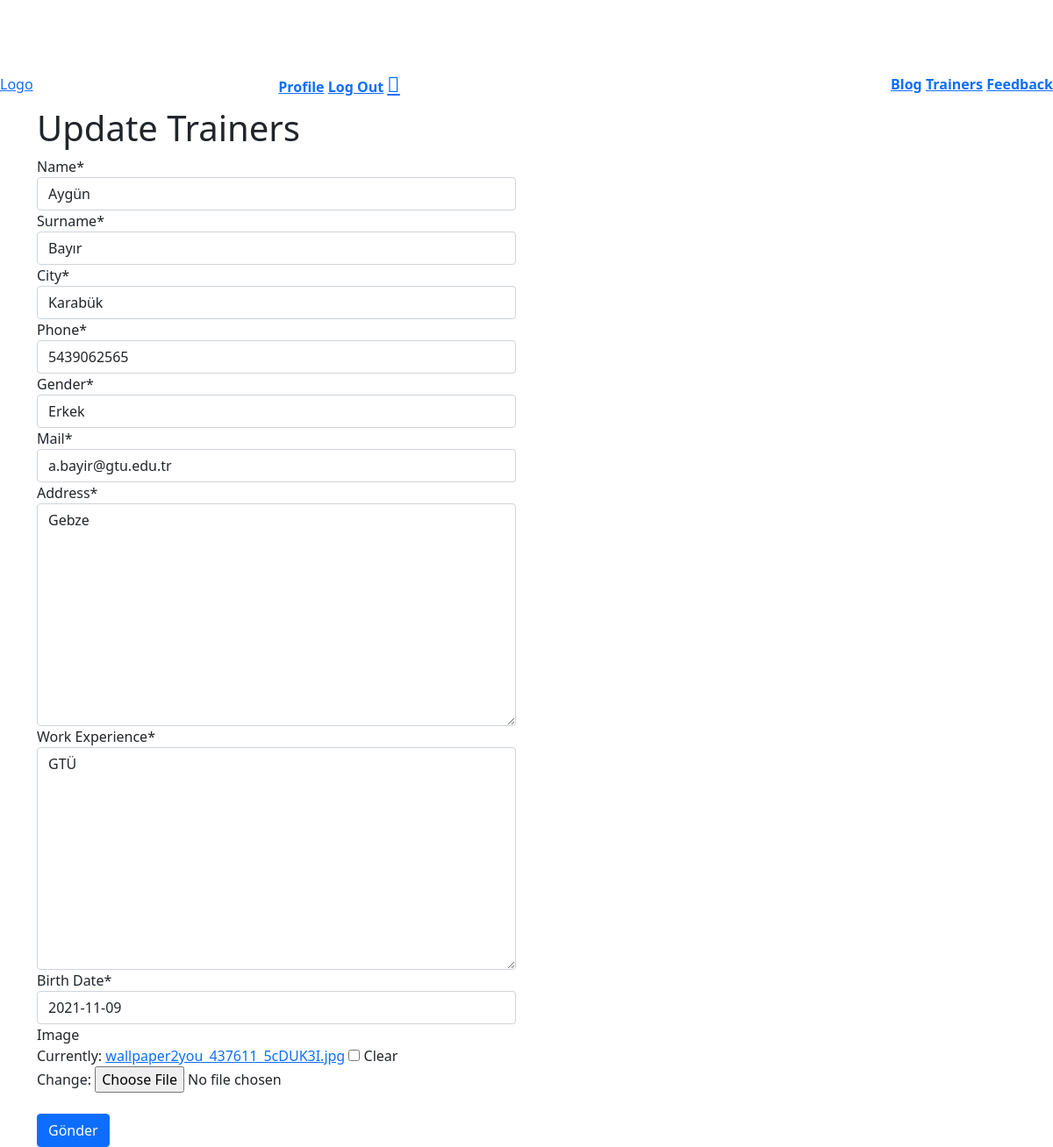
/trainer/2/update/ (signed in), run on the app's committed database.
### trainer/models.py (models this page shows, shortened)
class Trainer(models.Model):
    Name= models.CharField(max_length=120)
    Surname = models.CharField(max_length=120)
    City = models.CharField(max_length=120)
    Phone = models.CharField(max_length=10)
    Mail = models.EmailField(max_length=120)
    gender_dict = [
        (True, 'Erkek'),
        (False, 'Kadın')
    ]
    Gender = models.BooleanField(blank=False, null=False, choices=gender_dict)
    Address = models.TextField()
    Work_Experience = models.TextField()
    image = models.FileField(null=True,blank=True)
    Birth_Date = models.DateField()
    approval_dict = [
        (True, 'Onaylı'),
        (False, 'Onaylanmamış')
    ]
    is_approved = models.BooleanField(default=False, verbose_name = 'Onay', choices=approval_dict)
    User_ID = models.ForeignKey('auth.User', related_name='trainers', on_delete=models.CASCADE, blank=True, null=True, verbose_name='Kullanıcı Hesabı')

### trainer/views.py (the view, shortened to what this page needs)
# urls.py: re_path(r'^(?P<id>[\w-]+)/update/$', trainer_update, name='update'),
def trainer_update(request, id):
    if not request.user.is_authenticated:
        return Http404()
    trainer = get_object_or_404(Trainer, id=id)
    print(trainer.User_ID)
    form = TrainerForm(request.POST or None, request.FILES or None, instance=trainer)
    context = {
        'form': form,
    }
    return render(request, 'trainer/form.html', context)

### trainer/forms.py
class TrainerForm(forms.ModelForm):
    class Meta:
        model = Trainer
        fields = [
            'Name',
            'Surname',
            'City',
            'Phone',
            'Gender',
            'Mail',
            'Address',
            'Work_Experience',
            'Birth_Date',
            'image'
        ]

### templates/trainer/form.html (shortened to what this page needs)
{% extends 'base.html' %}
{% load crispy_forms_tags %}
{% block body %}
    <div class="container">
        <div class="row">
            <div class="col-md-6 col-md-offset-3">
                <form method="POST" enctype="multipart/form-data">
                <h1>Update Trainers</h1>
                    {{ form|crispy }}
                    <br/>
                    <input class="btn btn-primary" type="submit" value="Gönder"/>
                </form>
            </div>
        </div>
    </div>
{% endblock %}

### static/css/style.css (style rules this page uses)
body { padding-top: 70px; }

### data on the page
Trainer: Name "Aygün", Surname "Bayır", City "Karabük", Phone "5439062565", Gender "Erkek", Mail "a.bayir@gtu.edu.tr", Address "Gebze", Work_Experience "GTÜ", Birth_Date "2021-11-09"
